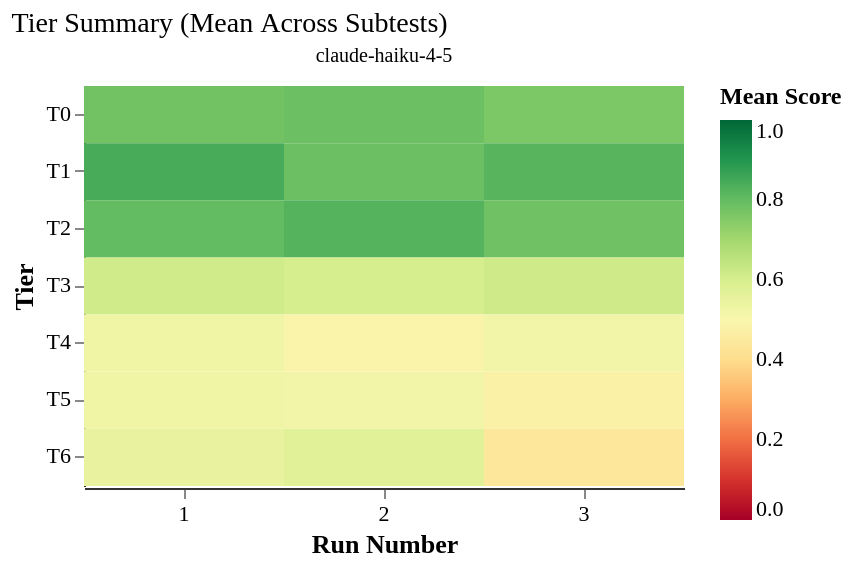

This figure's Vega-Lite source:
### Vega-Lite specification from a JSON file in a GitHub repository (floating-point values rounded to 4 significant figures)
{"config": {"font": "serif", "axis": {"labelFontSize": 11, "titleFontSize": 13, "gridColor": "#e0e0e0", "domainColor": "#333333"}, "legend": {"labelFontSize": 11, "titleFontSize": 12}, "title": {"fontSize": 14, "anchor": "start", "fontWeight": "normal"}, "view": {"stroke": null, "continuousWidth": 400, "continuousHeight": 300}, "mark": {"tooltip": true}}, "data": {"name": "data-7ffe71aad2a635574b6ca88afc4ed217"}, "facet": {"column": {"field": "agent_model", "title": null, "type": "nominal"}}, "spec": {"mark": {"type": "rect"}, "encoding": {"color": {"field": "score", "scale": {"domain": [0, 1], "scheme": "redyellowgreen"}, "title": "Mean Score", "type": "quantitative"}, "tooltip": [{"field": "agent_model", "title": "Model", "type": "nominal"}, {"field": "tier", "title": "Tier", "type": "ordinal"}, {"field": "run_number", "title": "Run", "type": "ordinal"}, {"field": "score", "format": ".3f", "title": "Mean Score", "type": "quantitative"}], "x": {"axis": {"labelAngle": 0}, "field": "run_number", "title": "Run Number", "type": "ordinal"}, "y": {"field": "tier", "sort": ["T0", "T1", "T2", "T3", "T4", "T5", "T6"], "title": "Tier", "type": "ordinal"}}, "height": 200, "width": 300}, "resolve": {"scale": {"color": "shared"}}, "title": "Tier Summary (Mean Across Subtests)", "$schema": "https://vega.github.io/schema/vega-lite/v6.1.0.json", "datasets": {"data-7ffe71aad2a635574b6ca88afc4ed217": [{"agent_model": "claude-haiku-4-5", "tier": "T0", "run_number": 1, "score": 0.7777}, {"agent_model": "claude-haiku-4-5", "tier": "T0", "run_number": 2, "score": 0.7881}, {"agent_model": "claude-haiku-4-5", "tier": "T0", "run_number": 3, "score": 0.7619}, {"agent_model": "claude-haiku-4-5", "tier": "T1", "run_number": 1, "score": 0.8434}, {"agent_model": "claude-haiku-4-5", "tier": "T1", "run_number": 2, "score": 0.7872}, {"agent_model": "claude-haiku-4-5", "tier": "T1", "run_number": 3, "score": 0.8181}, {"agent_model": "claude-haiku-4-5", "tier": "T2", "run_number": 1, "score": 0.8008}, {"agent_model": "claude-haiku-4-5", "tier": "T2", "run_number": 2, "score": 0.8232}, {"agent_model": "claude-haiku-4-5", "tier": "T2", "run_number": 3, "score": 0.7823}, {"agent_model": "claude-haiku-4-5", "tier": "T3", "run_number": 1, "score": 0.6133}, {"agent_model": "claude-haiku-4-5", "tier": "T3", "run_number": 2, "score": 0.6009}, {"agent_model": "claude-haiku-4-5", "tier": "T3", "run_number": 3, "score": 0.616}, {"agent_model": "claude-haiku-4-5", "tier": "T4", "run_number": 1, "score": 0.5259}, {"agent_model": "claude-haiku-4-5", "tier": "T4", "run_number": 2, "score": 0.489}, {"agent_model": "claude-haiku-4-5", "tier": "T4", "run_number": 3, "score": 0.5192}, {"agent_model": "claude-haiku-4-5", "tier": "T5", "run_number": 1, "score": 0.5252}, {"agent_model": "claude-haiku-4-5", "tier": "T5", "run_number": 2, "score": 0.5202}, {"agent_model": "claude-haiku-4-5", "tier": "T5", "run_number": 3, "score": 0.4779}, {"agent_model": "claude-haiku-4-5", "tier": "T6", "run_number": 1, "score": 0.5461}, {"agent_model": "claude-haiku-4-5", "tier": "T6", "run_number": 2, "score": 0.5706}, {"agent_model": "claude-haiku-4-5", "tier": "T6", "run_number": 3, "score": 0.4383}]}}
